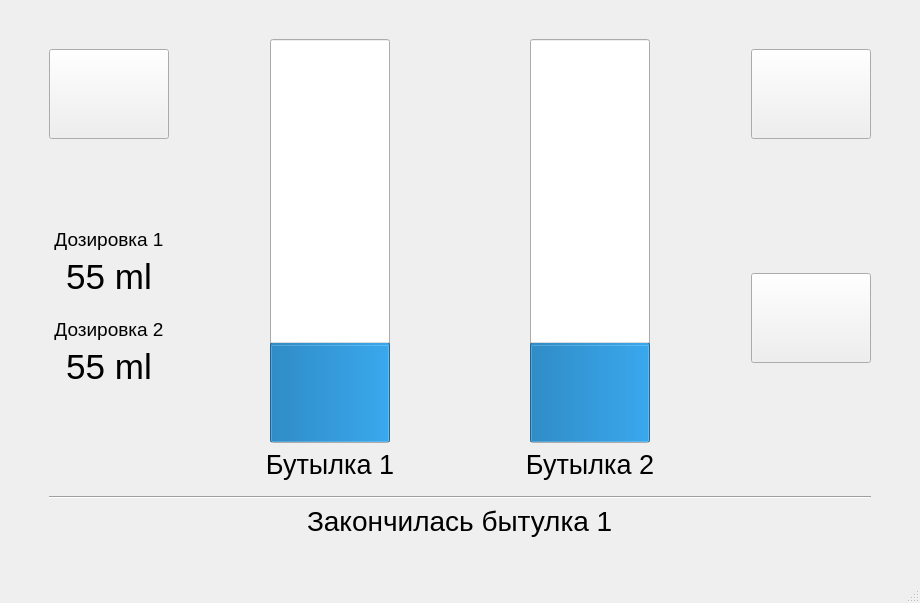
<?xml version="1.0" encoding="UTF-8"?>
<ui version="4.0">
 <class>MainWindow</class>
 <widget class="QMainWindow" name="MainWindow">
  <property name="geometry">
   <rect>
    <x>0</x>
    <y>0</y>
    <width>920</width>
    <height>603</height>
   </rect>
  </property>
  <property name="minimumSize">
   <size>
    <width>480</width>
    <height>320</height>
   </size>
  </property>
  <property name="windowTitle">
   <string>MainWindow</string>
  </property>
  <widget class="QWidget" name="centralwidget">
   <layout class="QHBoxLayout" name="horizontalLayout_5">
    <item>
     <spacer name="horizontalSpacer_7">
      <property name="orientation">
       <enum>Qt::Horizontal</enum>
      </property>
      <property name="sizeType">
       <enum>QSizePolicy::Minimum</enum>
      </property>
      <property name="sizeHint" stdset="0">
       <size>
        <width>40</width>
        <height>20</height>
       </size>
      </property>
     </spacer>
    </item>
    <item>
     <layout class="QVBoxLayout" name="verticalLayout_6">
      <item>
       <spacer name="verticalSpacer_8">
        <property name="orientation">
         <enum>Qt::Vertical</enum>
        </property>
        <property name="sizeType">
         <enum>QSizePolicy::Fixed</enum>
        </property>
        <property name="sizeHint" stdset="0">
         <size>
          <width>20</width>
          <height>30</height>
         </size>
        </property>
       </spacer>
      </item>
      <item>
       <layout class="QVBoxLayout" name="verticalLayout_5">
        <item>
         <layout class="QHBoxLayout" name="horizontalLayout_4">
          <item>
           <layout class="QVBoxLayout" name="verticalLayout_3">
            <item>
             <widget class="QPushButton" name="button_menu">
              <property name="minimumSize">
               <size>
                <width>120</width>
                <height>90</height>
               </size>
              </property>
              <property name="maximumSize">
               <size>
                <width>85</width>
                <height>70</height>
               </size>
              </property>
              <property name="font">
               <font>
                <pointsize>11</pointsize>
               </font>
              </property>
              <property name="text">
               <string/>
              </property>
              <property name="autoRepeatInterval">
               <number>100</number>
              </property>
             </widget>
            </item>
            <item>
             <spacer name="verticalSpacer_4">
              <property name="orientation">
               <enum>Qt::Vertical</enum>
              </property>
              <property name="sizeType">
               <enum>QSizePolicy::MinimumExpanding</enum>
              </property>
              <property name="sizeHint" stdset="0">
               <size>
                <width>20</width>
                <height>40</height>
               </size>
              </property>
             </spacer>
            </item>
            <item>
             <widget class="QLabel" name="label_value_1">
              <property name="font">
               <font>
                <pointsize>14</pointsize>
               </font>
              </property>
              <property name="text">
               <string>Дозировка 1</string>
              </property>
              <property name="alignment">
               <set>Qt::AlignCenter</set>
              </property>
             </widget>
            </item>
            <item>
             <widget class="QLabel" name="value_1">
              <property name="font">
               <font>
                <pointsize>26</pointsize>
               </font>
              </property>
              <property name="text">
               <string>55 ml</string>
              </property>
              <property name="alignment">
               <set>Qt::AlignCenter</set>
              </property>
             </widget>
            </item>
            <item>
             <spacer name="verticalSpacer">
              <property name="orientation">
               <enum>Qt::Vertical</enum>
              </property>
              <property name="sizeType">
               <enum>QSizePolicy::Fixed</enum>
              </property>
              <property name="sizeHint" stdset="0">
               <size>
                <width>20</width>
                <height>15</height>
               </size>
              </property>
             </spacer>
            </item>
            <item>
             <widget class="QLabel" name="label_value_2">
              <property name="font">
               <font>
                <pointsize>14</pointsize>
               </font>
              </property>
              <property name="text">
               <string>Дозировка 2</string>
              </property>
              <property name="alignment">
               <set>Qt::AlignCenter</set>
              </property>
             </widget>
            </item>
            <item>
             <widget class="QLabel" name="value_2">
              <property name="font">
               <font>
                <pointsize>26</pointsize>
               </font>
              </property>
              <property name="text">
               <string>55 ml</string>
              </property>
              <property name="alignment">
               <set>Qt::AlignCenter</set>
              </property>
             </widget>
            </item>
            <item>
             <spacer name="verticalSpacer_7">
              <property name="orientation">
               <enum>Qt::Vertical</enum>
              </property>
              <property name="sizeType">
               <enum>QSizePolicy::MinimumExpanding</enum>
              </property>
              <property name="sizeHint" stdset="0">
               <size>
                <width>20</width>
                <height>20</height>
               </size>
              </property>
             </spacer>
            </item>
           </layout>
          </item>
          <item>
           <spacer name="horizontalSpacer_13">
            <property name="orientation">
             <enum>Qt::Horizontal</enum>
            </property>
            <property name="sizeHint" stdset="0">
             <size>
              <width>40</width>
              <height>20</height>
             </size>
            </property>
           </spacer>
          </item>
          <item>
           <layout class="QVBoxLayout" name="verticalLayout">
            <item>
             <layout class="QHBoxLayout" name="horizontalLayout_2">
              <item>
               <spacer name="horizontalSpacer_10">
                <property name="orientation">
                 <enum>Qt::Horizontal</enum>
                </property>
                <property name="sizeHint" stdset="0">
                 <size>
                  <width>40</width>
                  <height>20</height>
                 </size>
                </property>
               </spacer>
              </item>
              <item>
               <widget class="QProgressBar" name="progressBar_1">
                <property name="minimumSize">
                 <size>
                  <width>120</width>
                  <height>0</height>
                 </size>
                </property>
                <property name="font">
                 <font>
                  <pointsize>22</pointsize>
                 </font>
                </property>
                <property name="value">
                 <number>24</number>
                </property>
                <property name="alignment">
                 <set>Qt::AlignCenter</set>
                </property>
                <property name="orientation">
                 <enum>Qt::Vertical</enum>
                </property>
                <property name="format">
                 <string/>
                </property>
               </widget>
              </item>
              <item>
               <spacer name="horizontalSpacer_9">
                <property name="orientation">
                 <enum>Qt::Horizontal</enum>
                </property>
                <property name="sizeHint" stdset="0">
                 <size>
                  <width>40</width>
                  <height>20</height>
                 </size>
                </property>
               </spacer>
              </item>
             </layout>
            </item>
            <item>
             <widget class="QLabel" name="label_drink_1">
              <property name="font">
               <font>
                <pointsize>20</pointsize>
               </font>
              </property>
              <property name="text">
               <string>Бутылка 1</string>
              </property>
              <property name="alignment">
               <set>Qt::AlignCenter</set>
              </property>
             </widget>
            </item>
           </layout>
          </item>
          <item>
           <spacer name="horizontalSpacer_3">
            <property name="orientation">
             <enum>Qt::Horizontal</enum>
            </property>
            <property name="sizeHint" stdset="0">
             <size>
              <width>13</width>
              <height>20</height>
             </size>
            </property>
           </spacer>
          </item>
          <item>
           <layout class="QVBoxLayout" name="verticalLayout_2">
            <item>
             <layout class="QHBoxLayout" name="horizontalLayout">
              <item>
               <spacer name="horizontalSpacer_11">
                <property name="orientation">
                 <enum>Qt::Horizontal</enum>
                </property>
                <property name="sizeHint" stdset="0">
                 <size>
                  <width>40</width>
                  <height>20</height>
                 </size>
                </property>
               </spacer>
              </item>
              <item>
               <widget class="QProgressBar" name="progressBar_2">
                <property name="minimumSize">
                 <size>
                  <width>120</width>
                  <height>0</height>
                 </size>
                </property>
                <property name="font">
                 <font>
                  <pointsize>22</pointsize>
                 </font>
                </property>
                <property name="value">
                 <number>24</number>
                </property>
                <property name="alignment">
                 <set>Qt::AlignCenter</set>
                </property>
                <property name="orientation">
                 <enum>Qt::Vertical</enum>
                </property>
                <property name="format">
                 <string/>
                </property>
               </widget>
              </item>
              <item>
               <spacer name="horizontalSpacer_12">
                <property name="orientation">
                 <enum>Qt::Horizontal</enum>
                </property>
                <property name="sizeHint" stdset="0">
                 <size>
                  <width>40</width>
                  <height>20</height>
                 </size>
                </property>
               </spacer>
              </item>
             </layout>
            </item>
            <item>
             <widget class="QLabel" name="label_drink_2">
              <property name="font">
               <font>
                <pointsize>20</pointsize>
               </font>
              </property>
              <property name="text">
               <string>Бутылка 2</string>
              </property>
              <property name="alignment">
               <set>Qt::AlignCenter</set>
              </property>
             </widget>
            </item>
           </layout>
          </item>
          <item>
           <spacer name="horizontalSpacer_6">
            <property name="orientation">
             <enum>Qt::Horizontal</enum>
            </property>
            <property name="sizeHint" stdset="0">
             <size>
              <width>40</width>
              <height>20</height>
             </size>
            </property>
           </spacer>
          </item>
          <item>
           <layout class="QVBoxLayout" name="verticalLayout_4">
            <item>
             <widget class="QPushButton" name="button_pause">
              <property name="minimumSize">
               <size>
                <width>120</width>
                <height>90</height>
               </size>
              </property>
              <property name="maximumSize">
               <size>
                <width>85</width>
                <height>70</height>
               </size>
              </property>
              <property name="font">
               <font>
                <pointsize>11</pointsize>
               </font>
              </property>
              <property name="text">
               <string/>
              </property>
              <property name="autoRepeatInterval">
               <number>100</number>
              </property>
             </widget>
            </item>
            <item>
             <spacer name="verticalSpacer_2">
              <property name="orientation">
               <enum>Qt::Vertical</enum>
              </property>
              <property name="sizeHint" stdset="0">
               <size>
                <width>20</width>
                <height>40</height>
               </size>
              </property>
             </spacer>
            </item>
            <item>
             <widget class="QPushButton" name="button_view">
              <property name="minimumSize">
               <size>
                <width>120</width>
                <height>90</height>
               </size>
              </property>
              <property name="maximumSize">
               <size>
                <width>85</width>
                <height>70</height>
               </size>
              </property>
              <property name="font">
               <font>
                <pointsize>11</pointsize>
               </font>
              </property>
              <property name="text">
               <string/>
              </property>
              <property name="autoRepeatInterval">
               <number>100</number>
              </property>
             </widget>
            </item>
            <item>
             <spacer name="verticalSpacer_5">
              <property name="orientation">
               <enum>Qt::Vertical</enum>
              </property>
              <property name="sizeType">
               <enum>QSizePolicy::MinimumExpanding</enum>
              </property>
              <property name="sizeHint" stdset="0">
               <size>
                <width>20</width>
                <height>70</height>
               </size>
              </property>
             </spacer>
            </item>
           </layout>
          </item>
         </layout>
        </item>
        <item>
         <spacer name="verticalSpacer_3">
          <property name="orientation">
           <enum>Qt::Vertical</enum>
          </property>
          <property name="sizeType">
           <enum>QSizePolicy::Minimum</enum>
          </property>
          <property name="sizeHint" stdset="0">
           <size>
            <width>20</width>
            <height>10</height>
           </size>
          </property>
         </spacer>
        </item>
        <item>
         <widget class="Line" name="line">
          <property name="orientation">
           <enum>Qt::Horizontal</enum>
          </property>
         </widget>
        </item>
        <item>
         <layout class="QHBoxLayout" name="horizontalLayout_3">
          <item>
           <spacer name="horizontalSpacer">
            <property name="orientation">
             <enum>Qt::Horizontal</enum>
            </property>
            <property name="sizeHint" stdset="0">
             <size>
              <width>40</width>
              <height>20</height>
             </size>
            </property>
           </spacer>
          </item>
          <item>
           <widget class="QLabel" name="label_3">
            <property name="font">
             <font>
              <pointsize>21</pointsize>
             </font>
            </property>
            <property name="text">
             <string>Закончилась бытулка 1</string>
            </property>
           </widget>
          </item>
          <item>
           <spacer name="horizontalSpacer_2">
            <property name="orientation">
             <enum>Qt::Horizontal</enum>
            </property>
            <property name="sizeHint" stdset="0">
             <size>
              <width>40</width>
              <height>20</height>
             </size>
            </property>
           </spacer>
          </item>
         </layout>
        </item>
       </layout>
      </item>
      <item>
       <spacer name="verticalSpacer_6">
        <property name="orientation">
         <enum>Qt::Vertical</enum>
        </property>
        <property name="sizeType">
         <enum>QSizePolicy::Fixed</enum>
        </property>
        <property name="sizeHint" stdset="0">
         <size>
          <width>20</width>
          <height>35</height>
         </size>
        </property>
       </spacer>
      </item>
     </layout>
    </item>
    <item>
     <spacer name="horizontalSpacer_8">
      <property name="orientation">
       <enum>Qt::Horizontal</enum>
      </property>
      <property name="sizeType">
       <enum>QSizePolicy::Minimum</enum>
      </property>
      <property name="sizeHint" stdset="0">
       <size>
        <width>40</width>
        <height>20</height>
       </size>
      </property>
     </spacer>
    </item>
   </layout>
  </widget>
  <widget class="QMenuBar" name="menubar">
   <property name="geometry">
    <rect>
     <x>0</x>
     <y>0</y>
     <width>920</width>
     <height>26</height>
    </rect>
   </property>
  </widget>
  <widget class="QStatusBar" name="statusbar"/>
 </widget>
 <resources/>
 <connections/>
</ui>
